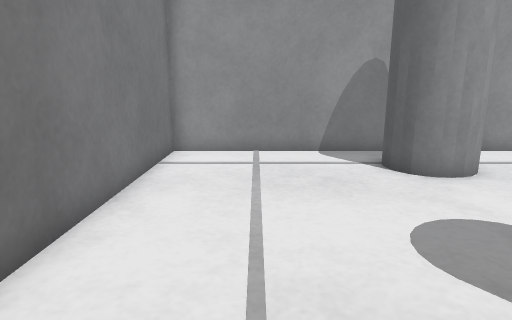
view 1 (above)

15 first-person views from a walk through a robot-simulator world made for Gazebo. The camera is 0.22 m above the floor, tilts 12° down and sees 75° across. The floor is counted in squares, 0.1 m on a side. Each view is taken from the middle of a square. On the plan, view 1 faces up. The plan holds only what a view shows up to about 18 squares ahead; the rest is blank. The place goes on beyond the plan.

view 2
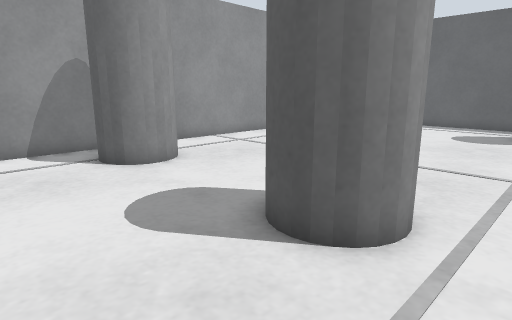

view 3
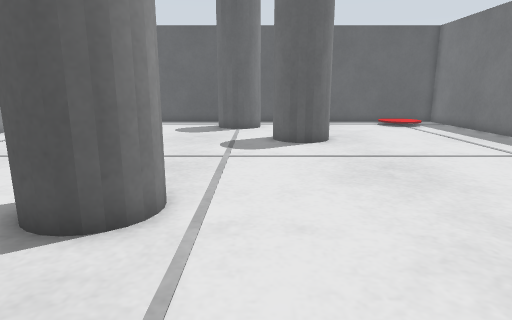

view 4
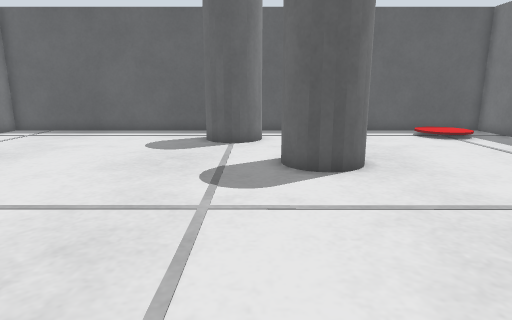

view 5
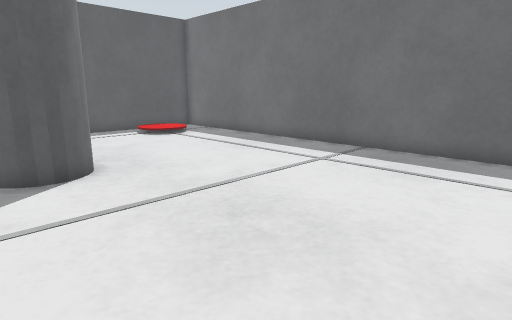

view 6
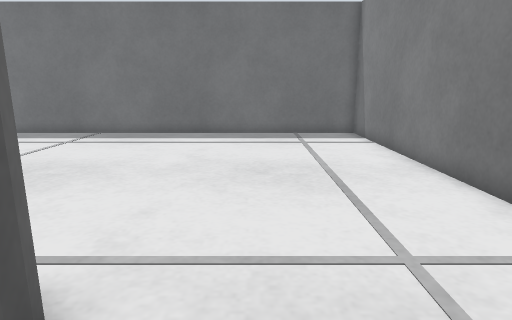

view 7
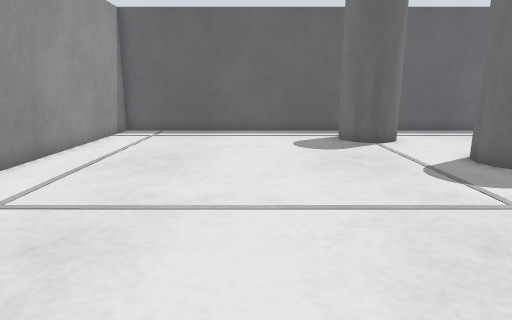

view 8
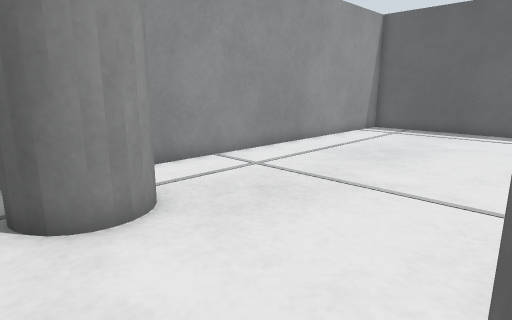

view 9
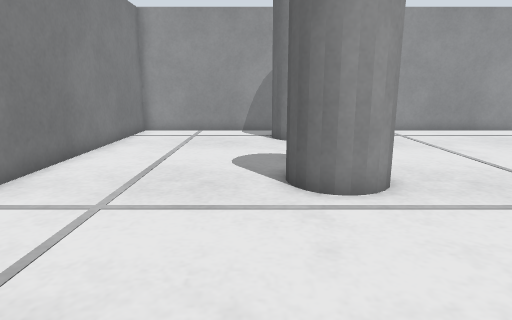

view 10
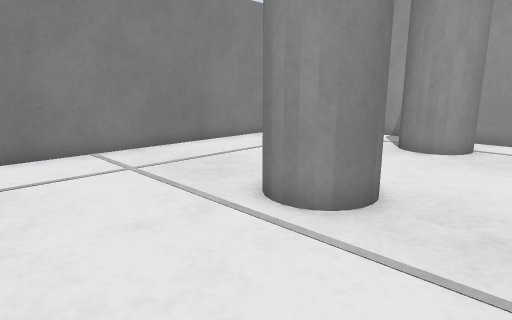

view 11
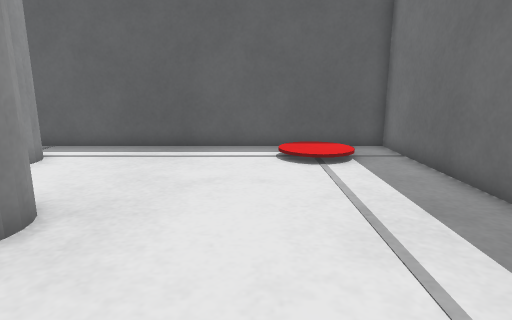

view 12
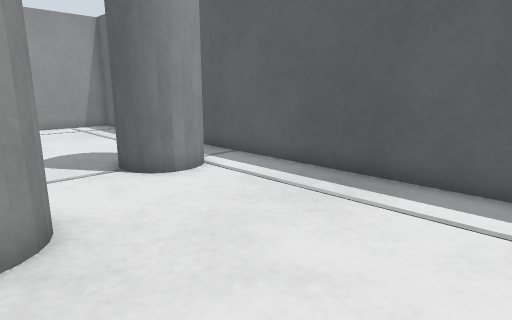

view 13
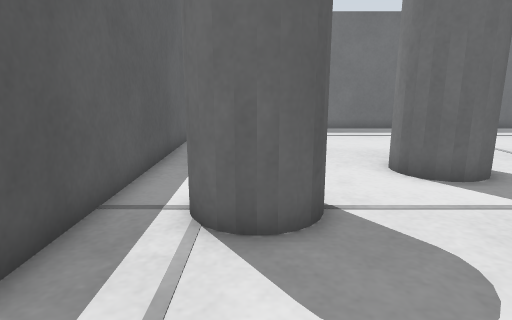

view 14
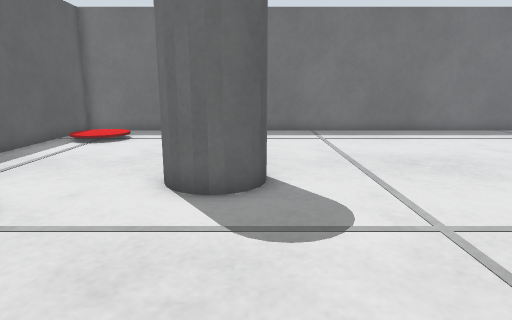

view 15
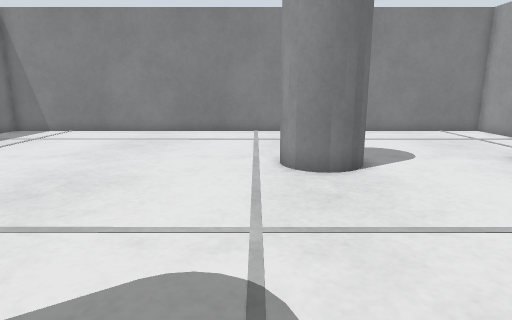

### Floor plan
Key: @ floor where view 1 was taken; # wall or solid block; . main floor; : floor 0.05 m higher than the main floor; / step, stairs or slope; P pillar.
Columns run from 3 left of view 1 to 22 right of it. Each row starts with its distance up from view 1.
 12 ##########################
 11 #....... ................#
 10 #......P P...............#
  9 #......P P...............#
  8 #......PP................#
  7 #........................#
  6 #........................#
  5 #........................#
  4 #........................#
  3 #......PPP...............#
  2 #......P P...............#
  1 #......PPP...........PPP.#
  0 #..@.................P P.#
 -1 #....................PPP.#
 -2 #...............PPP......#
 -3 #...............P P......#
 -4 #...............PPP......#
 -5 #........................#
 -6 #........................#
 -7 #........................#
 -8 #........................#
 -9 #.....................///#
-10 #...................../:/#
-11 #.....................// #
-12 #........................#
-13 ##########################

Positions as (right, up) in squares from view 1, and headings:
1: (0, 0), facing up
2: (0, -1), facing up-right
3: (-1, -1), facing right
4: (4, -1), facing right
5: (4, -1), facing down-right
6: (2, 4), facing down
7: (4, 5), facing right
8: (3, 3), facing up-right
9: (3, -6), facing up
10: (9, -4), facing up-left
11: (9, -8), facing right
12: (14, -9), facing up-right
13: (19, 6), facing down
14: (13, 5), facing down
15: (15, 0), facing left
